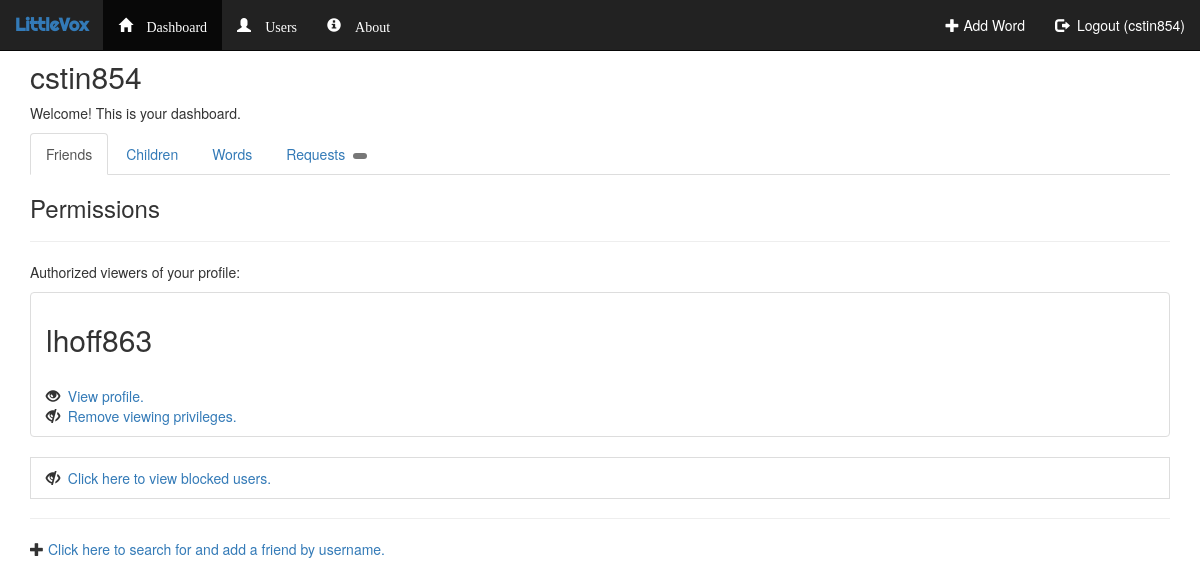
Before: /outline/user/cstin854/ (signed in) with the older database file.
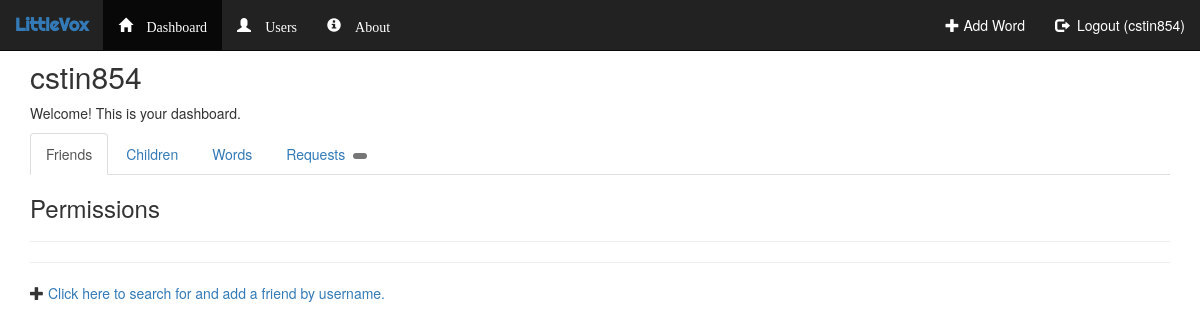
After: the same page with the newer database file.
### outline/models.py (models this page shows, shortened)
class Viewer(models.Model):
    owner = models.ForeignKey(User, on_delete=models.CASCADE)
    viewer = models.CharField(max_length=30)
    is_blocked = models.BooleanField(default=False)

### outline/views.py (the view, shortened to what this page needs)
# urls.py: url(r'^user/(?P<user>[A-Za-z0-9]+)/$', views.user_splashpage, name='user_splashpage'),
def user_splashpage(request, user):
    context = dict()
    if 'error_message' in request.session:
        context['error_message'] = request.session['error_message']
        context['error_title'] = request.session['error_title']
        del request.session['error_message']
        del request.session['error_title']
        request.session.modified = True
    if request.POST:
        request.session['error_title'] = "Processing test."
        msg = ''
        for key, val in request.POST.items():
            msg += "Key = " + key + "<br>"
            msg += "------Val = " + val + "<hr>"
        request.session['error_message'] = msg
        return redirect('outline:user_splashpage', user=request.user.username)
    else:
        try:
            user = User.objects.get(username=user)
        except:
            request.session['error_message'] = "That user does not exist."
            return redirect('outline:users')
        if 'error_message' in request.session:
            context['error_message'] = request.session['error_message']
            del request.session['error_message']
            request.session.modified = True
        if 'error_title' in request.session:
            context['error_title'] = request.session['error_title']
            del request.session['error_title']
            request.session.modified = True
        context['dashboard_active'] = True
        context['user'] = user.username
        if request.user.username == user.username:
            try:
                context['viewer_list'] = list(user.viewer_set.all())
            except:
                context['viewer_list'] = False
            try:
                context['child_list'] = list(user.child_set.all())
            except:
                context['child_list'] = False
            try:
                context['messages'] = list(user.message_set.all())
                context['number_of_messages'] = len(context['messages'])
            except:
                context['messages'] = False
                context['number_of_messages'] = False
            context['dashboard_header'] = "Welcome! This is your dashboard."
            context['is_owner'] = True
            return render(request, 'outline/dashboard.html', context)

### outline/models.py (called while the page is built)
    def __str__(self):
        return self.parent_guardian.username + ' : ' + self.name

    def url_friendly(self):
        val = ''
        for char in self.name:
            if char.lower() in 'qwertyuiopasdfghjklzxcvbnm':
                val += char.lower()
            elif char in '0123456789':
                val += char
        return val

### outline/templates/outline/dashboard.html (shortened to what this page needs)
{% extends 'outline/base.html' %}
{% block body %}
<div class="container">
    <h2>{{ user }}</h2>
    <p>{{ dashboard_header }}</p>
    <ul class="nav nav-tabs">
        <li class="active"><a data-toggle="tab" href="#home">Friends</a></li>
        <li><a data-toggle="tab" href="#menu1">Children</a></li>
        <li><a data-toggle="tab" href="#menu2">Words</a></li>
        <li>
            <a data-toggle="tab" href="#messages">
                Requests&nbsp;
                <span class="badge">
                </span>
            </a>
        </li>
    </ul>
    <div class="tab-content">
        <div id="home" class="tab-pane fade in active">
            <h3>Permissions</h3>
            <hr>
            {% include 'outline/snippets/permissions_list.html' %}
        </div>
    </div>
</div>
{% endblock %}

### outline/templates/outline/base.html (shortened to what this page needs)
<!DOCTYPE html>
<html lang="en">
<head>
    <link rel="stylesheet" href="https://maxcdn.bootstrapcdn.com/bootstrap/3.3.7/css/bootstrap.min.css">
    {% load staticfiles %}
</head>
<body>
<nav class="navbar navbar-inverse  navbar-fixed-top">
    <div class="container-fluid">
        <div class="navbar-header">
            <a class="navbar-brand" href="{% url 'outline:index' %}" style="font-family: 'Righteous', serif;
                color: #337AB7;">
                <strong>LittleVox</strong>
            </a>
        </div>
        <div class="collapse navbar-collapse" id="myNavbar">
            <ul class="nav navbar-nav">
                <li class="{% if dashboard_active %}active{% endif %}">
                    <a href="
                            {% if request.user.username %}/outline/user/{{ request.user.username }}/
                            {% else %}{% url 'outline:index' %}
                            {% endif %}" style="color: #FFFFFF;">
                        <span class="glyphicon glyphicon-home" aria-hidden="True">&nbsp;Dashboard</span>
                    </a>
                </li>
                <li class="{% if users_active %}active{% endif %}">
                    <a href="{% url 'outline:users' %}" style="color: #FFFFFF;">
                        <span class="glyphicon glyphicon-user" aria-hidden="True">&nbsp;Users</span>
                    </a>
                </li>
                <li class="{% if about_active %}active{% endif %}">
                    <a href="#" style="color: #FFFFFF;">
                        <span class="glyphicon glyphicon-info-sign" aria-hidden="True">&nbsp;About</span>
                    </a>
                </li>
            </ul>
            <ul class="nav navbar-nav navbar-right">
                <li class="{% if addword_active %}active{% endif %}">
                    <a href="#" style="color: #FFFFFF;"><span class="glyphicon glyphicon-plus"></span>&nbsp;Add Word</a>
                </li>
                {% if request.user.username %}
                <li class="{% if loginout_active %}active{% endif %}">
                    <a href="{% url 'outline:logout' %}" style="color: #FFFFFF;"><span
                            class="glyphicon glyphicon-log-out"></span>
                        &nbsp;Logout ({{ request.user.username }})
                    </a>
                </li>
                {% else %}
                <li class="{% if loginout_active %}active{% endif %}">
                    <a href="{% url 'outline:login_view' %}" style="color: #FFFFFF;">
                        <span class="glyphicon glyphicon-log-in"></span>&nbsp;Login
                    </a>
                </li>
                {% endif %}
            </ul>
        </div>
    </div>
</nav>
<br><br>
{% block body %}
{% endblock %}
</body>
</html>

### outline/templates/outline/snippets/permissions_list.html (shortened to what this page needs)
{% if is_owner %}
    {% if viewer_list %}
    <p>Authorized viewers of your profile:</p>
    <ul class="list-group">
        {% for viewer in viewer_list %}
        {% if viewer.is_blocked %}
        {% else %}
            <li class="list-group-item">
            <h2>{{ viewer.viewer }}</h2>
            <br>
            <span class="glyphicon glyphicon-eye-open"></span>&nbsp;
            <a href="/outline/user/{{ viewer.viewer }}/">View profile.</a>
            <br>
            <span class="glyphicon glyphicon-eye-close"></span>&nbsp;
            <a href="/outline/rm/{{ viewer.viewer }}/">Remove viewing privileges.</a>
            </li>
        {% endif %}
        {% endfor %}
    </ul>
    {% endif %}
    {% if viewer_list %}
        <li class="list-group-item">
            <span class="glyphicon glyphicon-eye-close"></span>&nbsp;
            <a href="/outline/blocked_users/">Click here to view blocked users.</a>
        </li>
    {% endif %}
    <hr>
    <span class="glyphicon glyphicon-plus"></span>
    <a href="{% url 'outline:users' %}">Click here to search for and add a friend by username.</a>
{% else %}
    Trying to view someone else's permissons? Well, we had better figure out something to put here....<br>
    Two options<br>
    (1) Are auth viewer -- show some shiz.<br>
(2) Not auth viewer -- request access page. <strong>This should be handled in the view.</strong>
{% endif %}

Changed rows visible on the page:
removed Viewer: viewer "lhoff863"
Other visible differences:
text no longer shown: "Authorized viewers of your profile: Click here to view blocked users."
